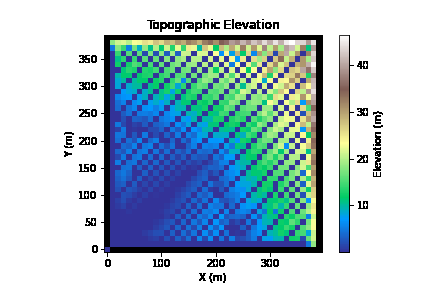
#> input picture testing_code/fsc_topo_images/fsc_topo_1.png, 432 x 288 px; its folder holds 4 pictures in this run
$ jupyter execute --allow-errors randRaster_SPACE.ipynb   (shell and % lines are left out)
#> lines starting #> are read from the running program, lines starting #| are printed output that depends on the picture
Imports

[cell 1]
import numpy as np #basic python library
import matplotlib.pyplot as plt #For plotting results
from matplotlib.pyplot import figure, legend, plot, show, title, xlabel, ylabel, ylim
import cv2
import glob

## Import Landlab components
from landlab.components import DepressionFinderAndRouter #Pit filling
from landlab.components import PriorityFloodFlowRouter #Flow routing
from landlab.components import FlowAccumulator #FlowAccumulator
from landlab.components import ChannelProfiler
from landlab.components import SteepnessFinder
from landlab.components import ChiFinder

#SPACE model
from landlab.components import Space #SPACE model
from landlab.components import SpaceLargeScaleEroder #basically SPACE 2.0 -- use this
from landlab.components import FastscapeEroder #calculates the amount of erosion at each node
from landlab.components import StreamPowerEroder
from landlab.components import SinkFillerBarnes #replaces pits with shallow gradients for draining

## Import Landlab utilities
from landlab import RasterModelGrid #Grid utility
from landlab import imshow_grid #For plotting results
from landlab.io import read_esri_ascii #to read in an ascii file
from landlab.io import read_asc_header #to read in the header of the ascii file

Setting up the Raster Model

[cell 2]
#Set grid parameters
num_rows = 20
num_columns = 20
node_spacing = 2.00
node_next_to_outlet = num_columns + 1


#Set Model Time Parameters for Space
timestep = 100
run_time = 1000000 #years
sp_interval = 1

uplift_rate = .001 # m/year
uplift_per_timestep = uplift_rate * timestep

#Instantiate model grid
#> (the rest of this cell did not finish here and is left out)

Setting Boundary Conditions of the Model Grid

#> (a cell that did not finish here is left out)

Instantiate the Components

[cell 4]
#Parameters for SPACE and Fastscape
K_sed = 0.01
K_sp = 0.001
K_br = 0.001
F_f = 0.0
phi = 0.0
H_star = 1.0
v_s = 5.0
m_sp = 0.5
n_sp = 1.0
sp_crit_sed = 0
sp_crit_br = 0

#Instantiate the Flow accumulator
#> (the rest of this cell did not finish here and is left out)

[cell 5]
#Instantiate figure as empty plot
figelev = plt.figure()

#Instantiate subplot as empty plot
plot = plt.subplot()

#Create a topographic elevation plot that shows the elevation of the landscape in diff colors - using landlab utility imshow_grid
#> (the rest of this cell did not finish here and is left out)

remember: need to run fascape-- probably for like 100000 years to create the initial topography until it reaches the steady state

also need to create a function to fine where to start collecting the sed_flux values

Using Fastspace Bring the Model to steady state

[cell 6]
sp_fsc_yrs = np.arange(0, 100, 25) #for every 5 million yrs space will run for 10 years
fsc_img_interval = np.arange(0, 100, 10) #creates a numpy array with numbers in the interval of 1000 between 1 and the 100000
fsc_timestep = 100
fsc_uplift_rate = .001
fsc_tot_uplift = fsc_timestep*fsc_uplift_rate #total uplift per timestep

#run for 45 million years
#> (the rest of this cell did not finish here and is left out)

fsc_img_interval = np.arange(500000, 30000000, 500000) #creates a numpy array with numbers in the interval of 1000 between 1 and the 100000
#run for 5 million years
fsc_tot_time = 30000000
fsc_elapsed_time = 0
fsc_timestep = 100
fsc_steps = fsc_tot_time / fsc_timestep

while fsc_elapsed_time < fsc_tot_time:
    fa.run_one_step()
    df.map_depressions()
    fsc.run_one_step(dt = fsc_timestep)

    if fsc_elapsed_time in fsc_img_interval: #if you are at the correct interval to retrieve a photo from
        print(fsc_elapsed_time)
        #Instantiate figure as empty plot
        fig = plt.figure()
        #Instantiate subplot as empty plot
        plot= plt.subplot()
        #Create a topographic elevation plot that shows the elevation of the landscape in diff colors - using landlab utility imshow_grid
        imshow_grid(mg,"topographic__elevation", plot_name='Topographic Elevation', var_name = 'Elevation', var_units=r'm', grid_units=('m', 'm'), cmap='terrain',color_for_background=None)
        fig.savefig("fsc_topo_images/fsc_topo_" + str(fsc_elapsed_time) + ".png")
        plt.close()

    fsc_elapsed_time += fsc_timestep

    mg.at_node["bedrock__elevation"][0] -= 0.001 # Uplift
    mg.at_node["topographic__elevation"][0] -= 0.001 #add uplift


[cell 7]
#produce the video with all of the pngs
fsc_topo_image_list = []
fsc_topo_size = None
for file in glob.glob('fsc_topo_images/*.png'):
    img = cv2.imread(file)
#> img is the input picture: shape (288, 432, 3); mean B, G, R 204.4, 195.6, 173.3
    height, width, layers = img.shape
#> height = 288; width = 432; layers = 3
    fsc_topo_size = (width, height)
#> fsc_topo_size = (432, 288)
    fsc_topo_image_list.append(img)

fsc_topo_out = cv2.VideoWriter('fsc_topo_video.mp4',cv2.VideoWriter_fourcc(*'DIVX'), 15, fsc_topo_size)
for i in range(len(fsc_topo_image_list)):
    fsc_topo_out.write(fsc_topo_image_list[i])
fsc_topo_out.release()

Show the Topographic Elevation

[cell 8]
#Instantiate figure as empty plot
figelev = plt.figure()

#Instantiate subplot as empty plot
plot = plt.subplot()

#Create a topographic elevation plot that shows the elevation of the landscape in diff colors - using landlab utility imshow_grid
#> (the rest of this cell did not finish here and is left out)

#> (a cell that did not finish here is left out)

Run the Model

[cell 10]
#Set Model Time Parameters for Space
timestep = 100
run_time = 100000 #years
sp_interval = 10000

uplift_rate = .001 # m/year
uplift_per_timestep = uplift_rate * timestep

#Set elapsed time to zero
elapsed_time = 0

#Set timestep count to zero
count = 0

#Array to save sediment flux values and is currently filled with 0s
sed_flux = [0] * (run_time)
uplift_array = [0] * (run_time)

space_img_interval = np.arange(0, run_time, sp_interval)
uplift_interval = np.arange(500000,700000, 1)
#This will iterate through all of the years needed and will essentially run the model
#> (the rest of this cell did not finish here and is left out)

[cell 11]
#Instantiate figure as empty plot
figelev = plt.figure()

#Instantiate subplot as empty plot
plot = plt.subplot()

#Create a topographic elevation plot that shows the elevation of the landscape in diff colors - using landlab utility imshow_grid
#> (the rest of this cell did not finish here and is left out)

Making Videos of sedFlux, topomap and channel profile

[cell 12]
#sed flux video
sed_flux_image_list = []
sed_flux_size = None
for file in glob.glob('sed_flux_images/*.png'):
    img = cv2.imread(file)
    height, width, layers = img.shape
    sed_flux_size = (width, height)
    sed_flux_image_list.append(img)

sed_flux_out = cv2.VideoWriter('sed_flux_SPACE.mp4',cv2.VideoWriter_fourcc(*'DIVX'), 15, fsc_topo_size)
for i in range(len(sed_flux_image_list)):
    sed_flux_out.write(sed_flux_image_list[i])
sed_flux_out.release()

#sed flux video
uplift_image_list = []
uplift_size = None
for file in glob.glob('uplift_images/*.png'):
    img = cv2.imread(file)
    height, width, layers = img.shape
    uplift_size = (width, height)
    uplift_image_list.append(img)

uplift_out = cv2.VideoWriter('uplift_SPACE.mp4',cv2.VideoWriter_fourcc(*'DIVX'), 15, fsc_topo_size)
for i in range(len(uplift_image_list)):
    uplift_out.write(uplift_image_list[i])
uplift_out.release()

#topo video
topo_image_list = []
topo_size = None
for file in glob.glob('sp_topo_images/*.png'):
    img = cv2.imread(file)
    height, width, layers = img.shape
    topo_size = (width, height)
    topo_image_list.append(img)

topo_out = cv2.VideoWriter('topo_SPACE.mp4',cv2.VideoWriter_fourcc(*'DIVX'), 15, fsc_topo_size)
for i in range(len(topo_image_list)):
    topo_out.write(topo_image_list[i])
topo_out.release()

#chanel profile video
prof_image_list = []
prof_size = None
for file in glob.glob('prof_images/*.png'):
    img = cv2.imread(file)
    height, width, layers = img.shape
    prof_size = (width, height)
    prof_image_list.append(img)

prof_out = cv2.VideoWriter('profile_SPACE.mp4',cv2.VideoWriter_fourcc(*'DIVX'), 15, fsc_topo_size)
for i in range(len(prof_image_list)):
    prof_out.write(prof_image_list[i])
prof_out.release()

Create Channel Profile

prf = ChannelProfiler(mg,
                      number_of_watersheds=1,
                      main_channel_only=True,
                      minimum_channel_threshold=node_spacing**2)

prf.run_one_step()

#Show the profile
plt.figure(1)
title_text = f"$K_{{sp}}$={.001}; $time$={elapsed_time} yr; $dx$={timestep} m"
prf.plot_profiles(xlabel='distance upstream (m)', ylabel='elevation (m)', title=title_text)

[cell 13]
#Instantiate figure as an empty plot
fig = plt.figure()

#Instantiate subplot as an empty plot
sedfluxplot = plt.subplot()

#Creates the information in the graph with the runtim values from 0 to the end of the run_time , and the sed_flux array creates while the model was running
sedfluxplot.plot(np.arange(run_time),sed_flux,'-', color = 'k', linewidth = 3)

#Add axis labels to the plot
sedfluxplot.set_title('Sedimentograph') #title
sedfluxplot.set_xlabel('Time [yr]') #x axis label
sedfluxplot.set_ylabel(r'Sediment flux [m$^3$/yr]') #y axis label
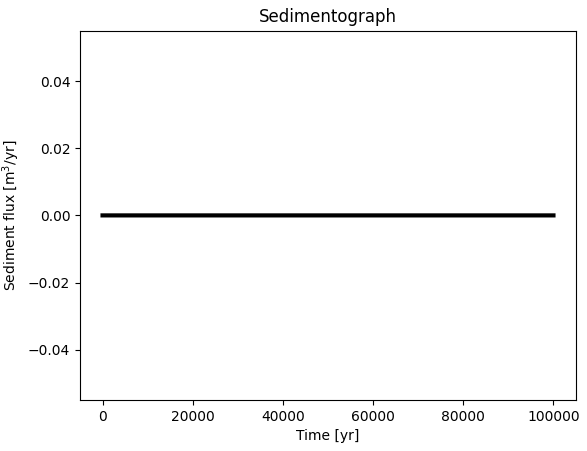
#> figure drawn by matplotlib, 1 panel
